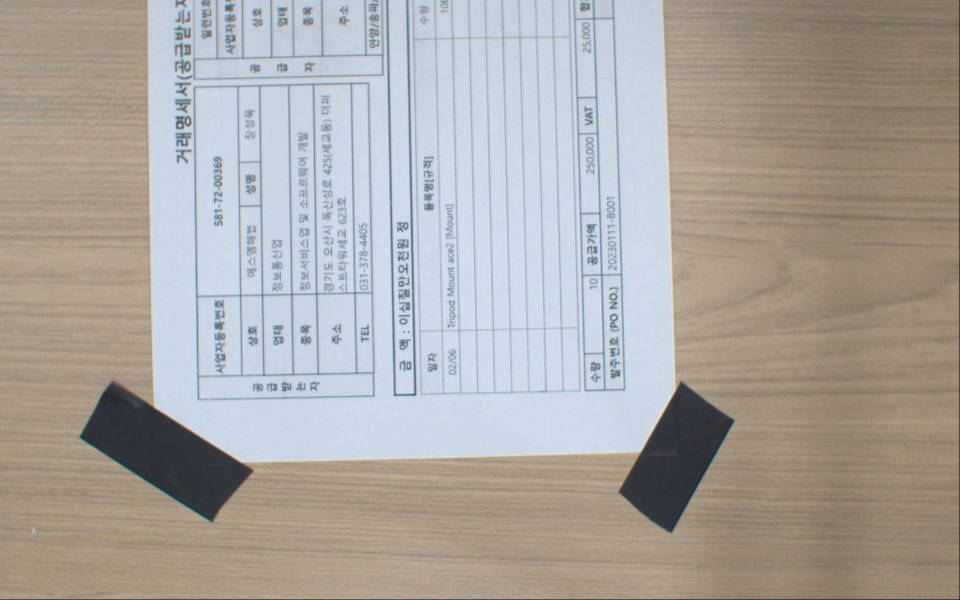
#> input picture source/image/141592.png, 1920 x 1200 px (shown at 1/2 size); its folder holds only this picture in this run
$ python -i tool.py   (imports and definitions only)
#> lines starting #> are read from the running program, lines starting #| are printed output that depends on the picture
#> further down, picture is the input picture: shape (1200, 1920, 3); mean B, G, R 162.3, 167, 170.5
import numpy as np
import cv2
import datetime
import os
import json
from glob import glob

##########################################################################
# [78 lines left out: functions get_poly_box_wh, crop_obj_in_bg, crop_obj_in_bg2, crop_obj_in_bg3, get_crop_img_and_M, get_time_str and 3 more, not called in this run]
##########################################################################
def clear_Q(Q):
    with Q.mutex:
        Q.queue.clear()

def clear_serial(ser):
    while True:
        if ser.read_all() == b'': break

##########################################################################
# [47 lines left out: functions get_diff_img, diff2ratio, find_poly_in_img, not called in this run]

def find_polys_in_img(img, min_area=0.03, max_area=0.7, scale=0.1):
#> called with min_area = 0.03, max_area = 0.7, scale = 0.1
    assert img.dtype == np.uint8

    img_area = img.shape[0] * img.shape[1]
#> img_area = 2304000
    min_area *= img_area
#> min_area = 69120
    max_area *= img_area
#> max_area = 1612800

    # find contours
    img_gray = cv2.cvtColor(img, cv2.COLOR_BGR2GRAY) if len(img.shape) == 3 else img
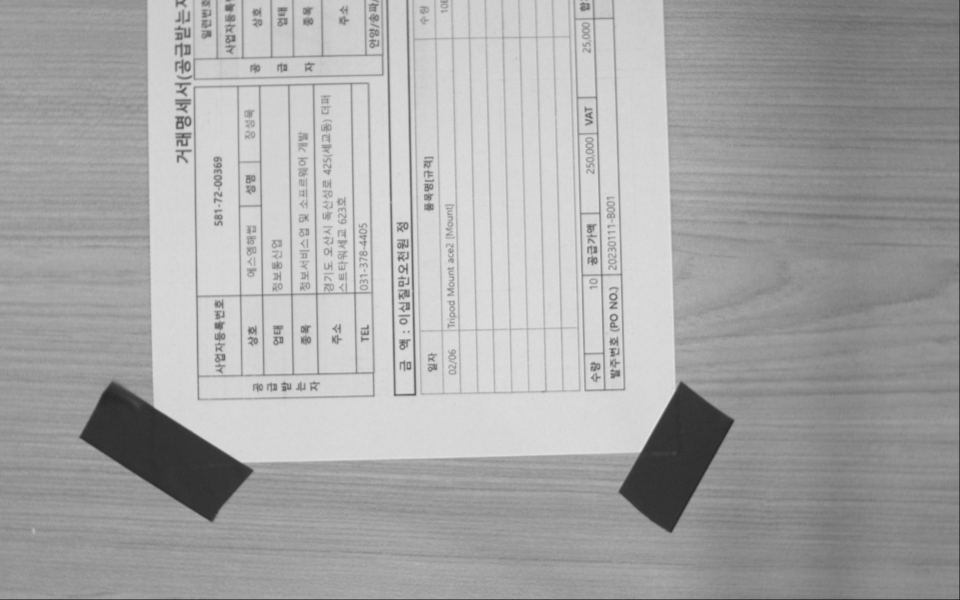
#> img_gray: shape (1200, 1920) (shown at 1/2 size); min 0, max 232, mean 167.5
    contours, _ = cv2.findContours(img_gray, cv2.RETR_EXTERNAL, cv2.CHAIN_APPROX_SIMPLE)
#> contours = [[[0, 0], [0, 1198], [1918, 1198], [1918, 0]]]
    if len(contours) == 0: return None

    # contours to polys
    rects = list(map(cv2.minAreaRect, contours))
#> rects = [((959, 599), (1198, 1918), -90)]
    polys = list(map(lambda x:cv2.boxPoints(x), rects))
#> polys = [[[1918, 1198], [-3.67e-14, 1198], [0, 0], [1918, 0]]]
    polys = list(filter(lambda poly:min_area < cv2.contourArea(poly) < max_area, polys))
#> polys = []
    polys = np.stack(polys) if polys else None

    return polys

# [43 lines left out: functions poly2clock, poly2json, imread, imwrite, get_diff_score, not called in this run]


>>> import cv2
>>> picture = cv2.imread('../source/image/141592.png')
>>> result = find_polys_in_img(picture)
